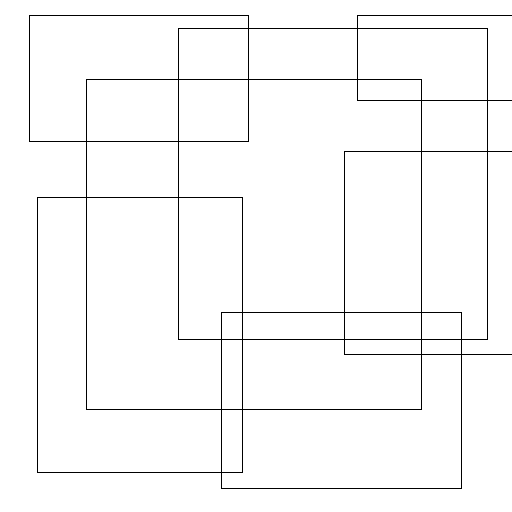
#> input picture opencv/image-processing/geometric-transform/rectangles.png, 512 x 512 px
$ python affine_transform.py
#> lines starting #> are read from the running program, lines starting #| are printed output that depends on the picture; after the words box and inside, x2 and y2 are one past the last pixel; in counts of white or black regions, pixels touching at a corner belong together
import cv2
import numpy as np

img = cv2.imread('rectangles.png')
#> img is the input picture: shape (512, 512, 3); 97.7% white; black in thin lines or dots, all inside (x1, y1, x2, y2) = (29, 15, 512, 489)
height,width,ch = img.shape
#> height = 512; width = 512; ch = 3
# three points from the source image
src_pts = np.float32([[32,32],[128,32],[32,128]])
# three points from the destination image
dst_pts = np.float32([[8,64],[128,16],[48,64]])

# draw points on the image
for pt in src_pts:
    x = pt[0]
    y = pt[1]
    cv2.circle(img,(x,y),2,(0,255,0),5)
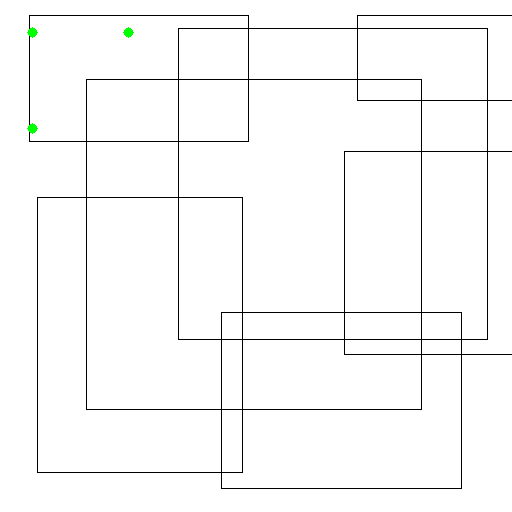
#> img: shape (512, 512, 3); 0.08% of pixels changed, all inside (x1, y1, x2, y2) = (27, 27, 134, 134)

M = cv2.getAffineTransform(src_pts,dst_pts)
#> M = [[1.25, 0.417, -45.33], [-0.5, 0, 80]]

dst = cv2.warpAffine(img,M,(width,height))
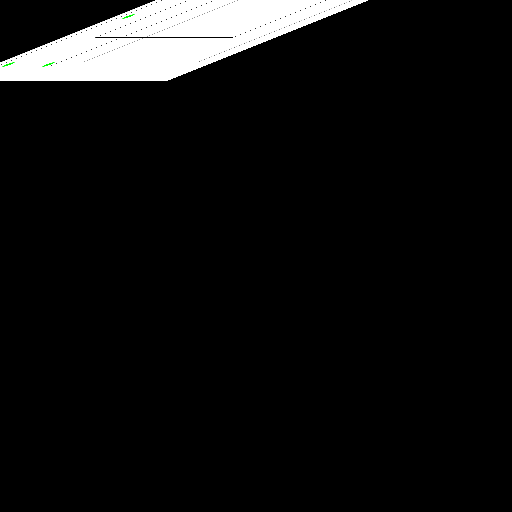
#> dst: shape (512, 512, 3); mean B, G, R 16.1, 16.1, 16.1

cv2.imshow('original',img)
cv2.imshow('transformed',dst)
cv2.waitKey(0)
cv2.destroyAllWindows()
